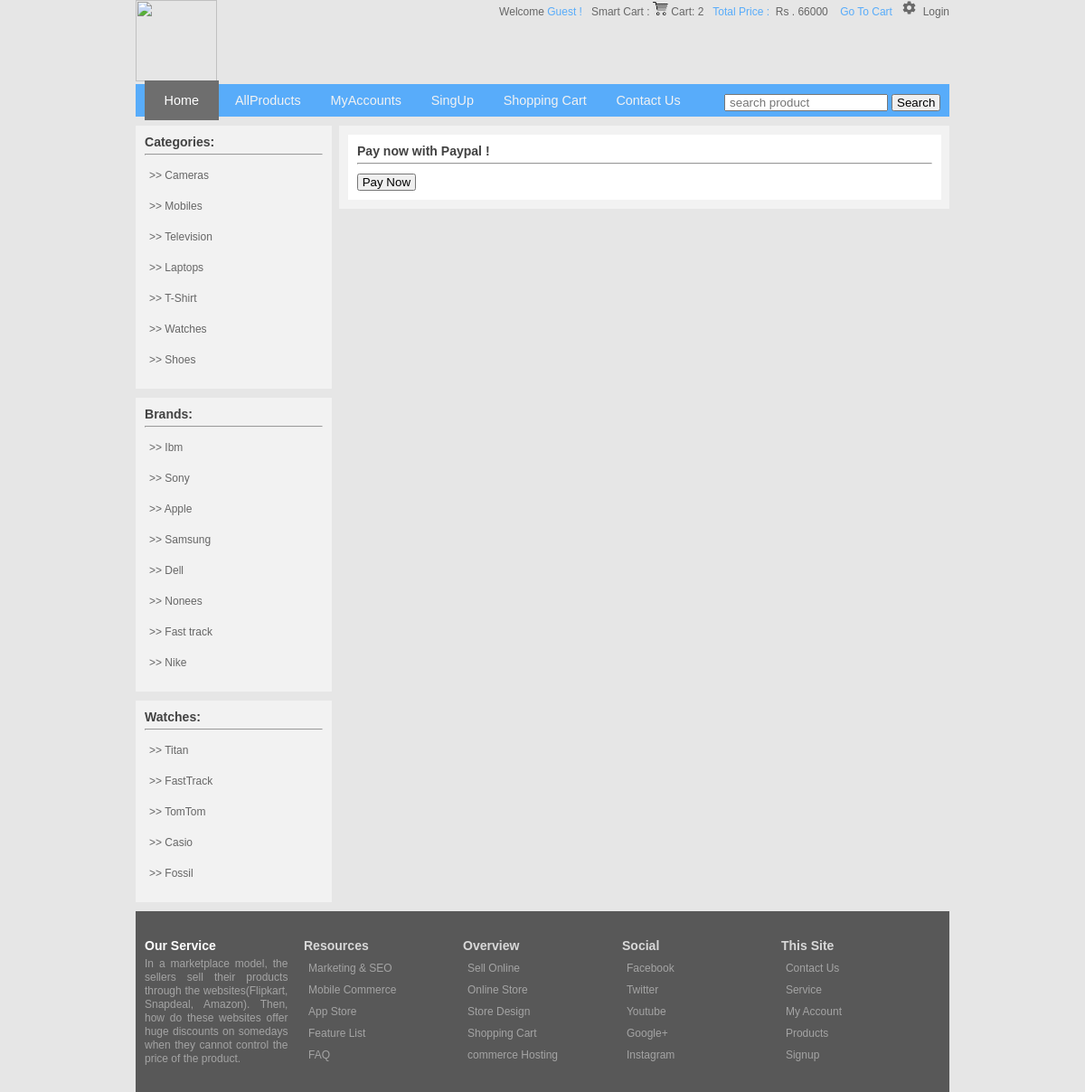
Screenshot of /e-commerce/payment.php with the database file from the repository.
### tables this page shows
CREATE TABLE IF NOT EXISTS `categories` (
  `cat_id` int(100) NOT NULL,
  `cat_title` text NOT NULL
);

CREATE TABLE IF NOT EXISTS `brands` (
  `brand_id` int(100) NOT NULL,
  `brand_title` text NOT NULL
);

### e-commerce/functions/functions_cat.php (called while the page is built)
<?php
	$query = $conn->query("select * from categories");
	if($query->num_rows){
		$cat = array();
		while($row = $query->fetch_assoc()){
			$cat[] = $row;
		}
	}
?>

### e-commerce/functions/functions_brands.php (called while the page is built)
<?php
	$query = $conn->query("select * from brands");
	if($query->num_rows){
		$brand = array();
		while($row = $query->fetch_assoc()){
			$brand[] = $row;
		}
	}
?>

### e-commerce/template/side_bar.php (the view)
<div id="side_bar">
	<h3>Categories:</h3>
	<hr/>
	<ul>
	<?php if(!count($cat)){
			echo "not data in your array";
	}else{
		foreach($cat as $cat_row){
	?>
			<li><a href="index.php?cat=<?php echo $cat_row['cat_id'];?>">>> <?php echo $cat_row['cat_title'];?></a></li>
	<?php
		}
	}
	?>
	</ul>
</div>
<div id="side_bar">
	<h3>Brands:</h3>
	<hr/>
	<ul>
	<?php if(!count($brand)){
			echo "not data in your array";
	}else{
		foreach($brand as $brand_row){
	?>
			<li><a href="index.php?brand=<?php echo $brand_row['brand_id'];?>">>> <?php echo ucfirst($brand_row['brand_title']);?></a></li>
	<?php
		}
	}
	?>
	</ul>
</div>

### e-commerce/styles/style.css (style rules this page uses)
html, body, div, span, applet, object, iframe, h1, h2, h4, h5, h6, p, blockquote, pre, a, abbr, acronym, address, big, cite, code, del, dfn, em, img, ins, kbd, q, s, samp, small, strike, strong, sub, sup, tt, var, b,u, i, center, dl, dt, dd, ol, ul, li, fieldset, form, label, legend, article, aside, canvas, details, embed, figure, figcaption, footer, header, hgroup, menu, nav, output, ruby, section, summary, time, mark, audio, video { margin: 0; padding: 0; border: 0; font-size: 100%; font: inherit; vertical-align: baseline; }
h3 { margin-bottom: 5px; color: #424242; }
* { margin: 0px; padding: 0px; }
body { font-family: arial; font-size: 12px; background-color:#E6E6E6; color: #666666; }
#side_bar { background-color: #F2F2F2; padding: 10px; margin-right: 8px; margin-bottom: 10px; }
#side_bar ul li { margin-bottom: 10px; text-align: left; padding: 5px; }
#side_bar ul li a { color: #666666; text-decoration: none; }
hr { margin-bottom: 10px; }

### rows the page displays
categories: cat_title "Cameras"
categories: cat_title "Mobiles"
categories: cat_title "Television"
categories: cat_title "Laptops"
categories: cat_title "T-Shirt"
categories: cat_title "Watches"
categories: cat_title "Shoes"
brands: brand_title "Ibm"
brands: brand_title "Sony"
brands: brand_title "Apple"
brands: brand_title "Samsung"
brands: brand_title "Dell"
brands: brand_title "Nonees"
brands: brand_title "Fast track"
brands: brand_title "Nike"

### other values shown
$total_pro "2"
$cart_price "66000"
